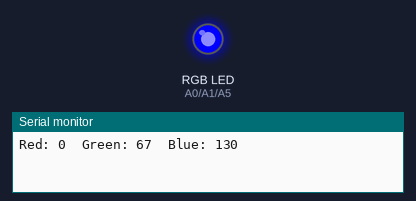
The sketch below on a simulated Arduino Uno, built with avr-gcc and run on an emulated ATmega328P. Parts: an RGB LED mixed from three pins (HIGH = lit), the last lines printed to the serial monitor. Random numbers use the default seed unless the sketch sets one.

Above: at 0.1 s.
At 5.1 s:
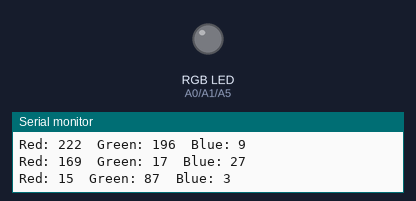
At 8.1 s:
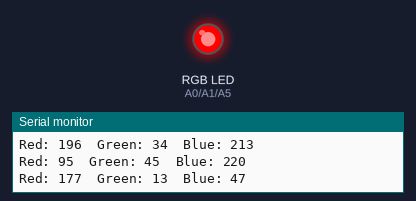
At 17.1 s:
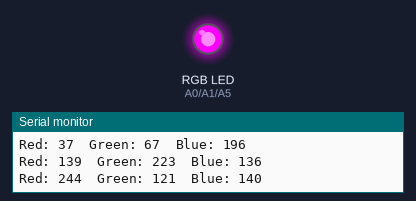
At 24.1 s:
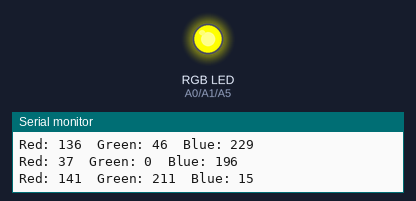
At 29.1 s:
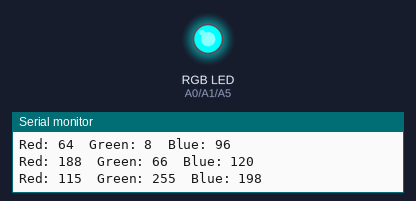
Timing chart, 0 to 40.0 s (numbered marks = the images above):
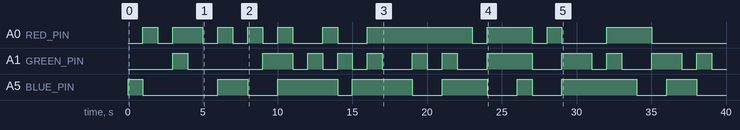

The sketch:

sketch_6.3_rgbrandomled.ino
```cpp
// Define the pins for the RGB LED
#define RED_PIN A0
#define GREEN_PIN A1
#define BLUE_PIN A5

// Initialize variables to store color values
int redValue = 0;
int greenValue = 0;
int blueValue = 0;

void setup() {
  Serial.begin(115200);

  // Set the RGB LED pins as outputs
  pinMode(RED_PIN, OUTPUT);
  pinMode(GREEN_PIN, OUTPUT);
  pinMode(BLUE_PIN, OUTPUT);

  // Initialize random seed
  randomSeed(analogRead(0));
}

void setRGBColour(int redValue, int greenValue, int blueValue) {
  analogWrite(RED_PIN, redValue);
  analogWrite(GREEN_PIN, greenValue);
  analogWrite(BLUE_PIN, blueValue);

  // Print color values to serial monitor
  Serial.print("Red: ");
  Serial.print(redValue);
  Serial.print("\tGreen: ");
  Serial.print(greenValue);
  Serial.print("\tBlue: ");
  Serial.println(blueValue);
}

void loop() {
  // Generate random color values between 0 and 255
  redValue = random(0, 256);
  greenValue = random(0, 256);
  blueValue = random(0, 256);

  // Set the RGB LED to the random color
  setRGBColour(redValue, greenValue, blueValue);

  // Delay for 1 second (1000 milliseconds)
  delay(1000);
}

// for description check practical image
// Connect the RGB LED: RGB LEDs usually have four pins - one for each color (Red, Green, and Blue) and one common cathode (or anode). Since you're using individual pins for each color, ensure you're using a common cathode RGB LED. Connect the cathode pin (the longer one) to the ground (GND) pin on the Arduino.
//Connect the Red Pin (RED_PIN): Connect the pin labeled "Red" on the RGB LED to an analog pin on the Arduino (A0 in this case). Ensure that there's a current-limiting resistor (220-330 ohms) between this pin and the Arduino pin.
//Connect the Green Pin (GREEN_PIN): Connect the pin labeled "Green" on the RGB LED to another analog pin on the Arduino (A1 in this case). Again, use a current-limiting resistor between this pin and the Arduino pin.
//Connect the Blue Pin (BLUE_PIN): Connect the pin labeled "Blue" on the RGB LED to yet another analog pin on the Arduino (A5 in this case). Use a current-limiting resistor between this pin and the Arduino pin.
```

Measured:
- by itself, A0 (RED_PIN): LOW → HIGH at 1.0 s, → LOW 1.0 s later, → HIGH 1.0 s later, → LOW 2.0 s later, … (20 changes in this stretch)
- by itself, A1 (GREEN_PIN): LOW → HIGH at 3.0 s, → LOW 1.0 s later, → HIGH 5.0 s later, → LOW 2.0 s later, … (24 changes in this stretch)
- by itself, A5 (BLUE_PIN): LOW → HIGH at 0.00 s, → LOW 1.0 s later, → HIGH 5.0 s later, → LOW 2.0 s later, … (16 changes in this stretch)
